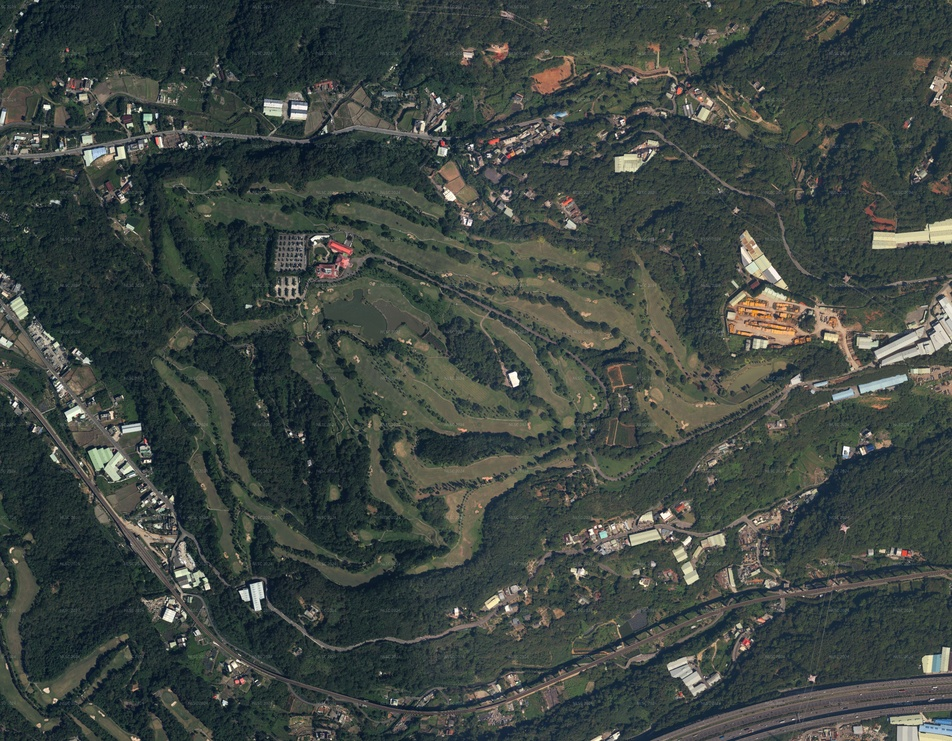
#> input picture data/areas/diyi18/photo_z18.jpg, 952 x 741 px, shrunk from 4608 x 3584 before the run
$ python -i build_course_geo_from_screenshots.py   (imports and definitions only)
#> lines starting #> are read from the running program, lines starting #| are printed output that depends on the picture; after the words box and inside, x2 and y2 are one past the last pixel; in counts of white or black regions, pixels touching at a corner belong together
"""把 Garmin 的每洞地圖（圖檔不進版控）轉成向量的球場輪廓，存成 data/course_geo/<球場代碼>.json。

用法：python3 scripts/build_course_geo.py <圖檔資料夾> <球場代碼>
圖檔資料夾裡是 hole01.png … holeNN.png（730×730，發球台在下、果嶺在上）。
輸出的座標和 Garmin 擊球資料的 x,y 是同一套像素座標，報表直接拿來畫示意圖，不需要原圖。
需要 numpy / scipy / scikit-image / Pillow（只有這支程式需要，報表本身不需要）。
"""
import glob, json, os, sys
import numpy as np
from PIL import Image
from scipy import ndimage as ndi
from skimage import measure

def polys(mask, min_area, tol=1.6):
    out = []
    lab, n = ndi.label(mask)
    for i in range(1, n + 1):
        m = lab == i
        if m.sum() < min_area: continue
        cs = measure.find_contours(np.pad(m, 1).astype(float), 0.5)
        if not cs: continue
        c = max(cs, key=len) - 1
        p = measure.approximate_polygon(c, tol)
        if len(p) >= 4: out.append([[int(round(x)), int(round(y))] for y, x in p[:-1]])
    return out

def classify(path):
#> called with path = '../../data/areas/diyi18/photo_z18.jpg'
    a = np.asarray(Image.open(path).convert("RGB")).astype(float); R, G, B = a[..., 0], a[..., 1], a[..., 2]
#> after `R, G, B = (a[..., 0], a[..., 1], a[..., 2])`:
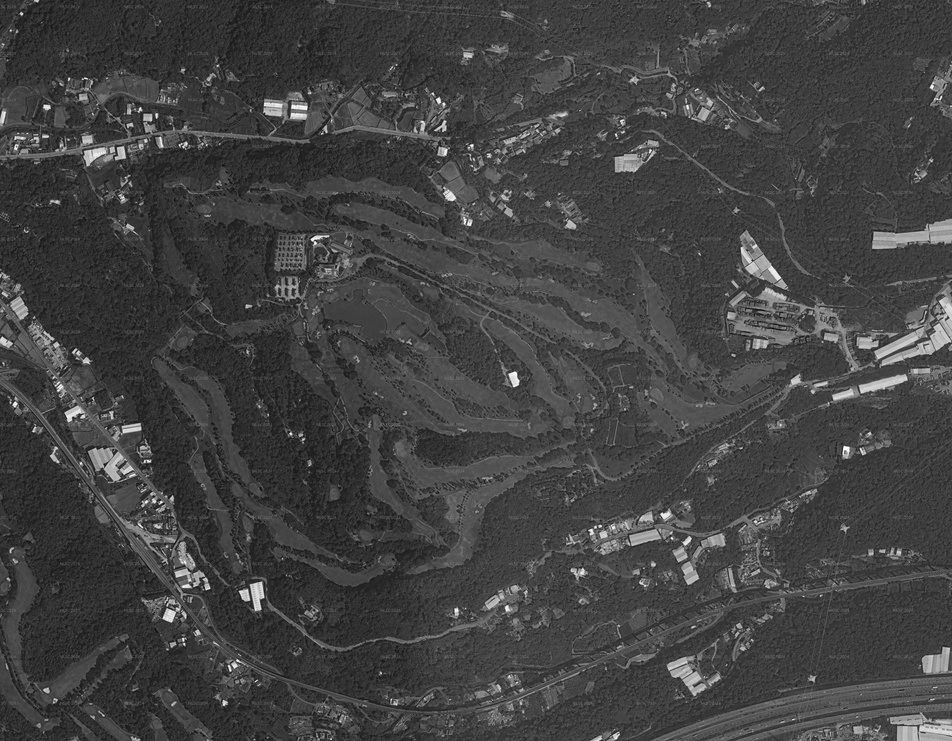
#> B: shape (741, 952) float64; min 11, max 255, mean 66.7
    sky = (B > 200) & (G > 190) & (R < 160)                                  # 地圖外的淺藍底
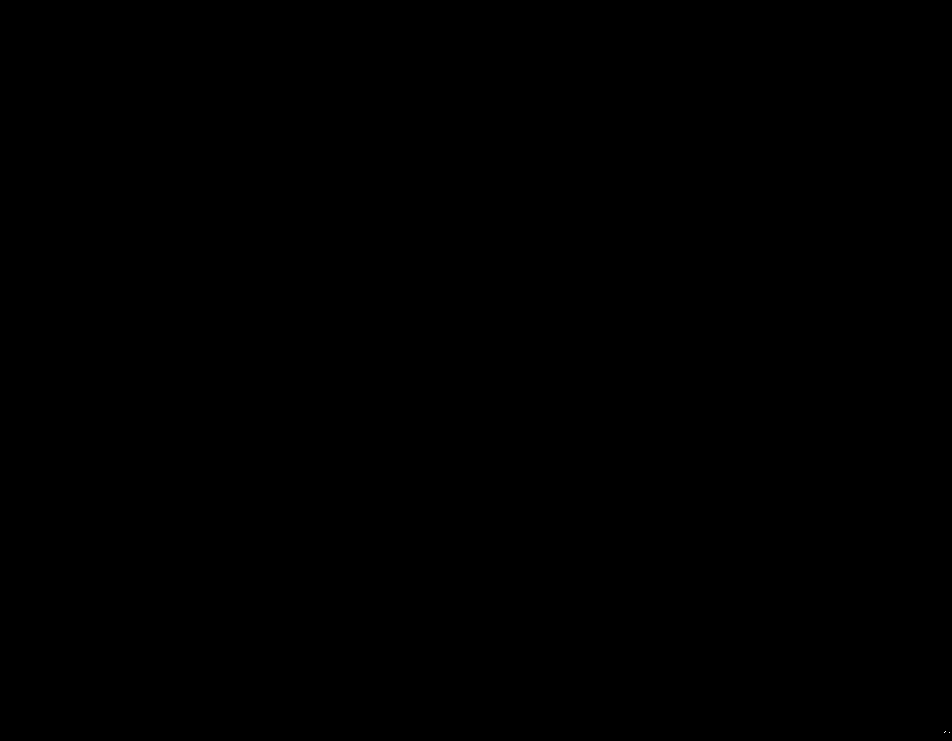
#> sky: shape (741, 952) bool; 0% white in thin lines or dots, all inside (x1, y1, x2, y2) = (944, 731, 950, 733)
    water = (B > 170) & (R < 120) & (G < 170) & ~sky
#> water: shape (741, 952) bool; 0.01% white in thin lines or dots, all inside (x1, y1, x2, y2) = (930, 720, 951, 729)
    hole = ndi.binary_fill_holes(ndi.binary_opening(~sky, iterations=2))
#> hole: shape (741, 952) bool; 100% white; black in thin lines or dots
    lab, n = ndi.label(hole); hole = lab == (1 + int(np.argmax(ndi.sum(hole, lab, range(1, n + 1)))))
#> after `lab, n = ndi.label(hole)`: lab: shape (741, 952) int32; values 0 (black) and 1 (white), 100% white; black in thin lines or dots
#> after `lab, n = ndi.label(hole)`: n = 1
    sand = (R > 185) & (G > 160) & (B > 140) & (R > B + 12) & hole & ~water
#> sand: shape (741, 952) bool; 1.3% white; 667 white regions (580 under 20 px), largest, box (x1, y1, x2, y2) and area: (873, 219, 952, 249) 1086, (741, 244, 780, 280) 469, (615, 154, 640, 172) 295
    sand = ndi.binary_opening(sand, iterations=1)
#> sand: shape (741, 952) bool; 0.95% white; 160 white regions (90 under 20 px), largest, box (x1, y1, x2, y2) and area: (873, 230, 930, 249) 629, (930, 219, 952, 243) 421, (615, 154, 640, 172) 284
    grass = (G > 190) & (G < 232) & (R > 140) & (R < 190) & (B < 125) & (B > 55)
#> grass: shape (741, 952) bool; every value is 0
    hp = G - ndi.gaussian_filter(G, 1.2); e = ndi.uniform_filter(np.abs(hp), 11)
#> after `hp = G - ndi.gaussian_filter(G, 1.2)`:
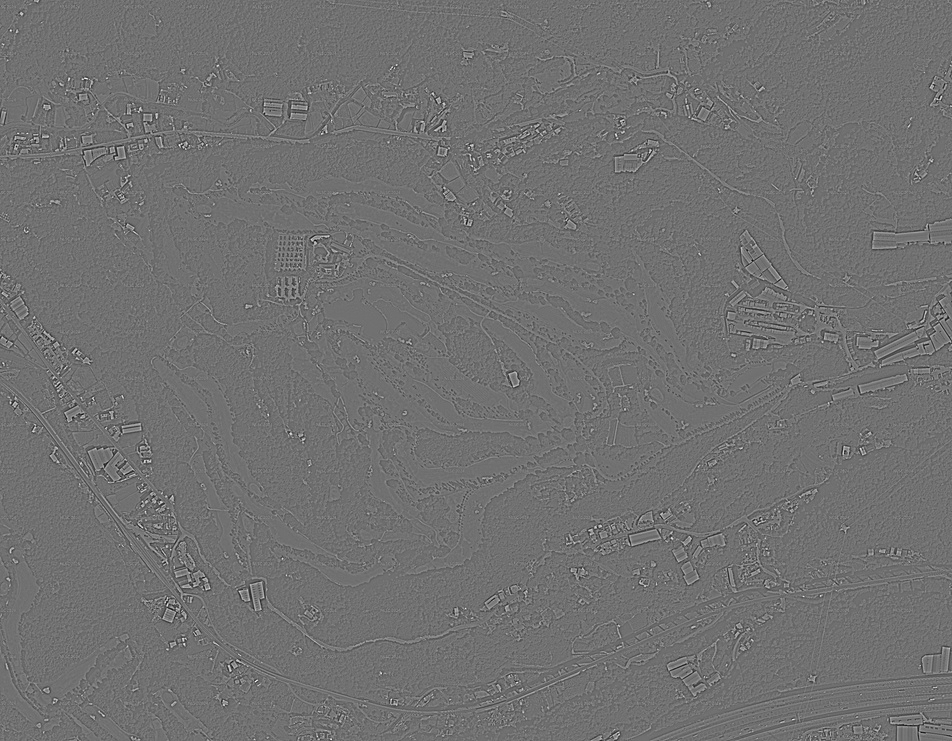
#> hp: shape (741, 952) float64; min -106.3, max 133.1, mean 0; drawn with min black and max white
#> after `e = ndi.uniform_filter(np.abs(hp), 11)`:
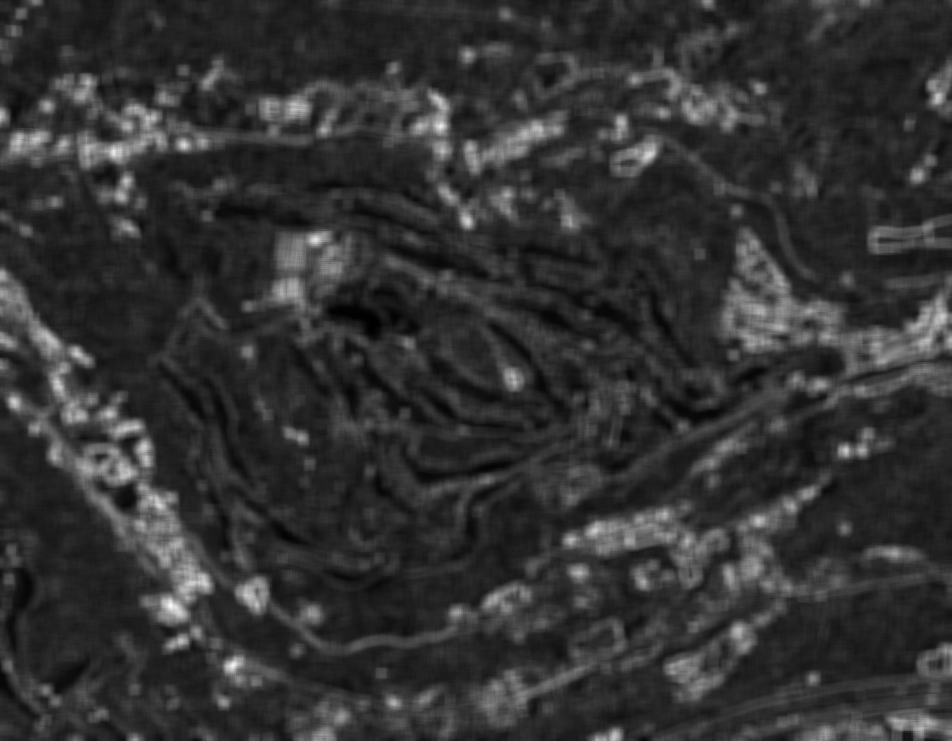
#> e: shape (741, 952) float64; min 0.471, max 36.78, mean 7.8; drawn with min black and max white
    dark = ~((G > 170) & (R > 120)) | (B > 150)
#> dark: shape (741, 952) bool; 99.8% white; black in thin lines or dots
    halo = ndi.binary_dilation(dark, iterations=3)
#> halo: shape (741, 952) bool; every value is 1
    fw = (ndi.uniform_filter(grass.astype(float), 7) > 0.9) & (e > 0.85) & (e < 2.2) & ~halo
    fw = ndi.binary_fill_holes(ndi.binary_closing(ndi.binary_opening(fw, structure=np.ones((5, 5))), structure=np.ones((7, 7)), iterations=2))
    green = (R > 105) & (R < 150) & (G > 168) & (G < 206) & (B < 100) & (B > 40) & hole
    green = (ndi.uniform_filter(green.astype(float), 7) > 0.75) & (e > 1.2)
    green = ndi.binary_fill_holes(ndi.binary_closing(ndi.binary_opening(green, structure=np.ones((5, 5))), structure=np.ones((5, 5))))
    tree = hole & ~water & ~sand & ((G < 165) | (R < 115) | ((R > 190) & (G > 190) & (B < 120)))   # 深色樹冠、陰影，和黃色的樹
#> tree: shape (741, 952) bool; 97.6% white; 956 black regions (821 under 20 px), largest, box (x1, y1, x2, y2) and area: (872, 219, 952, 249) 1172, (882, 297, 952, 366) 998, (897, 724, 952, 741) 712
    tree = ndi.binary_closing(ndi.binary_opening(tree, iterations=2), iterations=2) & ~green
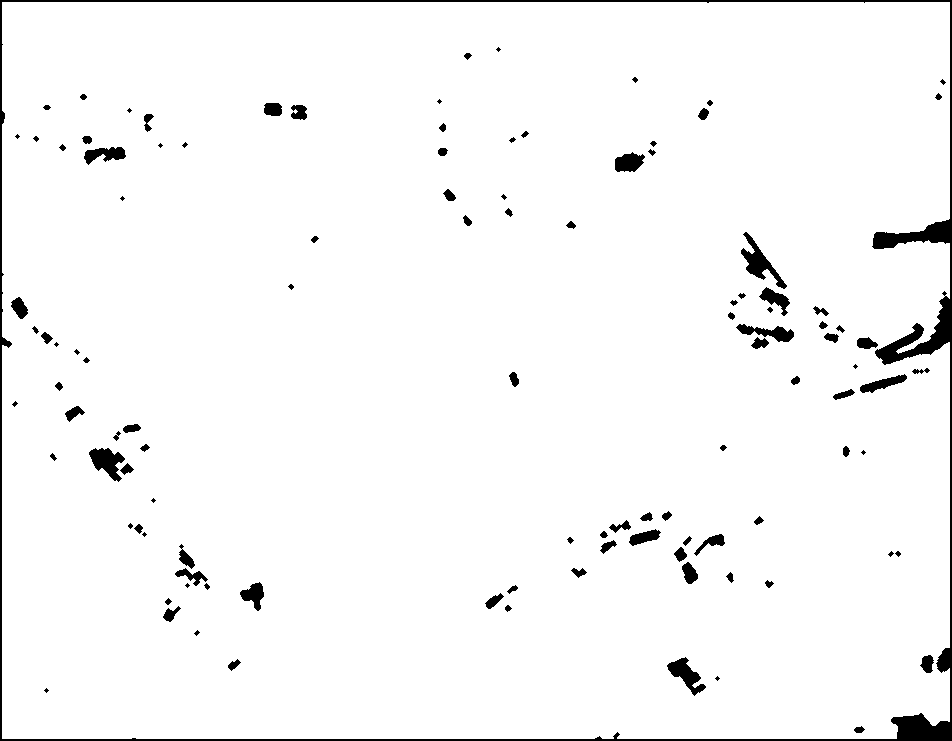
#> tree: shape (741, 952) bool; 96.9% white; 112 black regions (22 under 20 px), largest, box (x1, y1, x2, y2) and area: (0, 0, 952, 741) 11017, (741, 232, 787, 289) 769, (89, 448, 125, 482) 654
    fw &= ~green
    return {"outline": polys(hole, 5000, 2.0), "fairway": polys(fw, 900), "green": polys(green, 250, 1.2),
            "water": polys(water, 120, 1.2), "sand": polys(sand, 40, 1.0), "tree": polys(tree, 140, 2.2)}
#> the loop in polys, `for i in range(1, n + 1):` made 1 pass
#> cs on pass 1: 1 point arrays, longest 3393 points
#> after the loop in polys, `for i in range(1, n + 1):`: out = [[[949, 740], [2, 740], [0, 738], [0, 2], [2, 0], [949, 0], [952, 2], [952, 729], [948, 732], [952, 738]]]
#> in polys (call 2), `lab, n = ndi.label(mask)`: lab: shape (741, 952) int32; every value is 0
#> in polys (call 4), `lab, n = ndi.label(mask)`: lab: shape (741, 952) int32; 4 distinct labels, from 0 to 3
#> in polys (call 5), `lab, n = ndi.label(mask)`: lab: shape (741, 952) int32; 165 distinct labels, from 0 to 164
#> after the loop in polys (call 5), `for i in range(1, n + 1):`: m: shape (741, 952) bool; 0% white in thin lines or dots, all inside (x1, y1, x2, y2) = (132, 738, 137, 741)
#> in polys (call 6), `out = []`: out = []
#> in polys (call 6), `lab, n = ndi.label(mask)`:
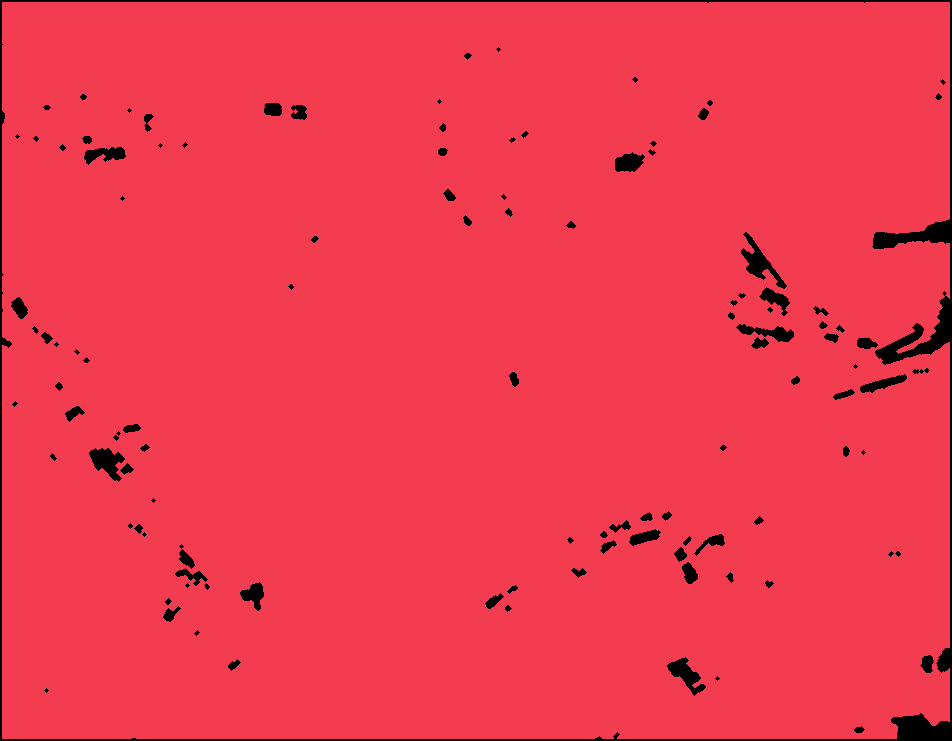
#> lab: shape (741, 952) int32; 3 distinct labels, from 0 to 2; one colour per label, 0 black
#> in polys (call 6), `lab, n = ndi.label(mask)`: n = 2
#> the loop in polys (call 6), `for i in range(1, n + 1):` made 2 passes
#> cs on pass 1: 112 point arrays, longest 4107 points
#> after the loop in polys (call 6), `for i in range(1, n + 1):`: out = 1 item

# [10 lines not run here, left out]

>>> result = classify('../../data/areas/diyi18/photo_z18.jpg')
#> result = 6 items
